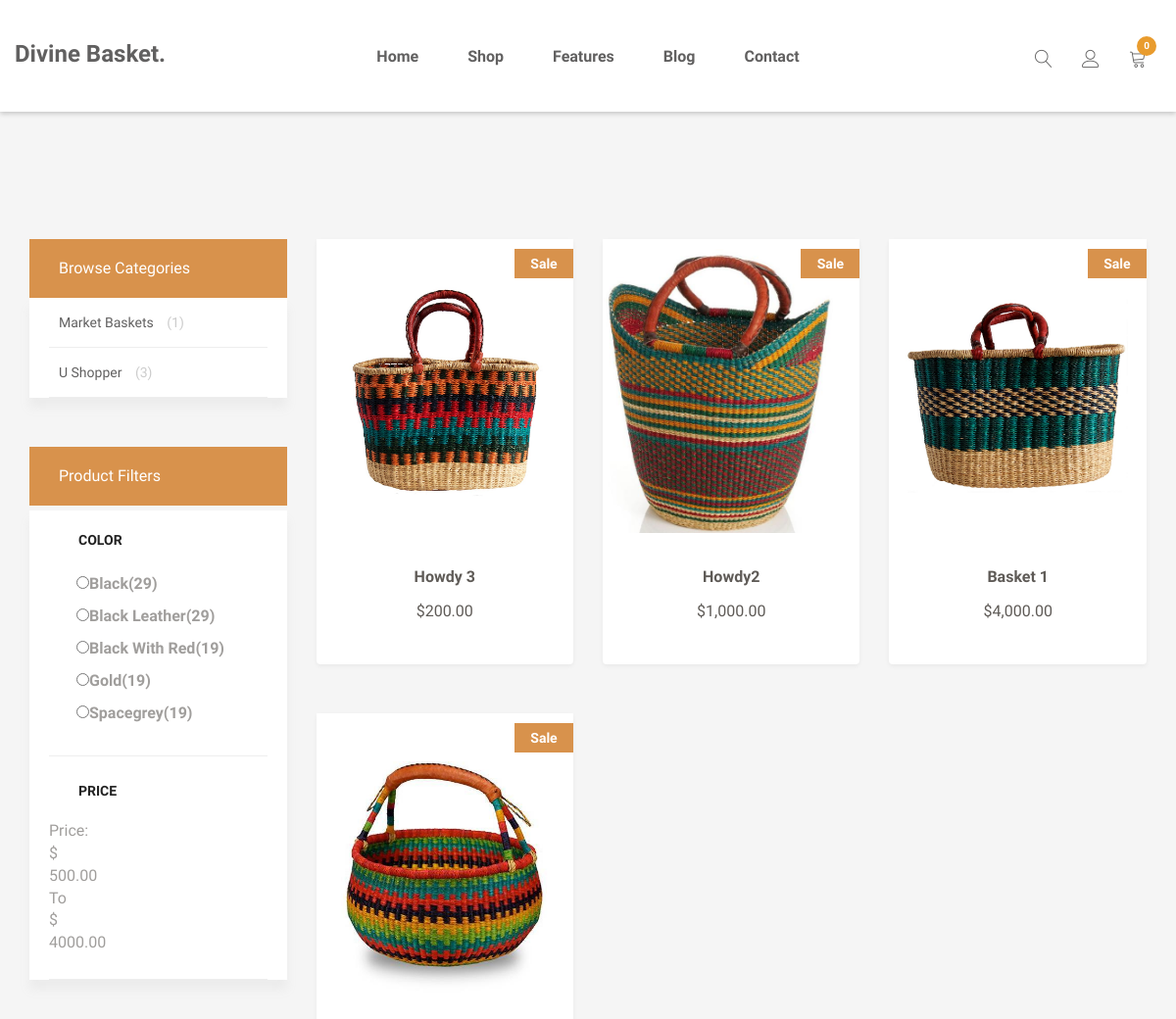
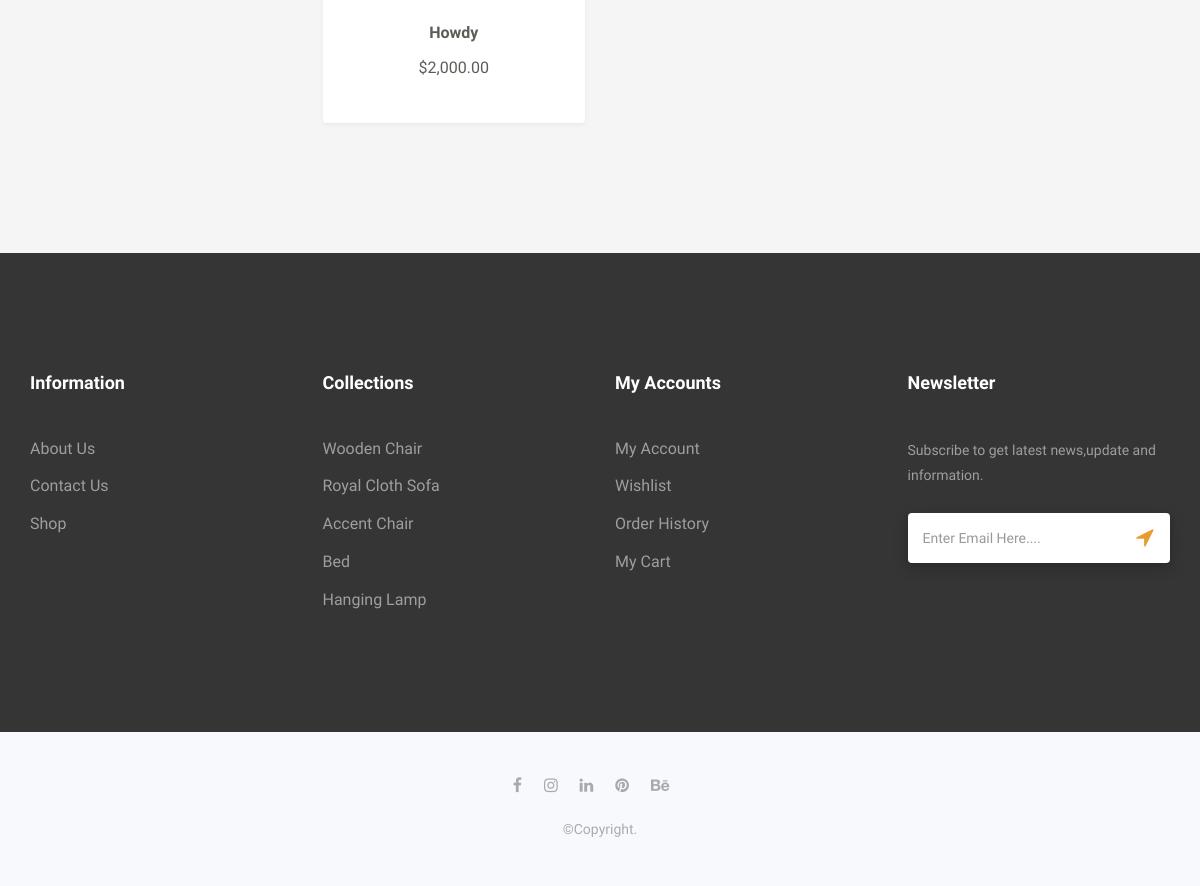
The app's page /shop/ with its own data (2 pictures, top to bottom).
### core/models.py (models this page shows, shortened)
class Category(models.Model):
    name = models.CharField(unique=True, max_length=200)
    created_at = models.DateTimeField(auto_now_add=True)
    slug = AutoSlugField(populate_from='name', unique_with='created_at__month', slugify=custom_slugify )
    def get_category_url(self):
        return reverse("core:category", kwargs={
            'slug': self.slug
        })

class Item(models.Model):
    title =  models.CharField(max_length=200)
    price = models.FloatField(null=True, blank=True)
    discount_price = models.FloatField(blank=True, null=True)
    category = models.ForeignKey(Category, on_delete=models.SET_NULL, null=True, blank=True, related_name='categories')
    description = models.TextField()
    image = models.ImageField(upload_to='item', null=True, blank=True)
    new = models.BooleanField(default=False)
    featured = models.BooleanField(default=False)
    created_at = models.DateTimeField(auto_now_add=True)
    slug = AutoSlugField(populate_from='title',unique_with='created_at__month',slugify=custom_slugify)
    class Meta:
        ordering = ['-id']
    @property
    def imageURL(self):
        try:
            url = self.image.url
        except:
            url = ''
        return url
    def get_absolute_url(self):
        return reverse("core:detail", kwargs={
            'slug': self.slug
        })

### core/views.py (the view)
# urls.py: path("shop/", views.shopPage.as_view(), name="shop"),
class shopPage(ListView):
    model = models.Item
    context_object_name = 'objects'
    template_name = 'shop.html'
    paginate_by = 30
    def get_context_data(self, **kwargs):
        kwargs['categories'] = models.Category.objects.all().annotate(num_cate=Count('categories', distinct=True))
        return super().get_context_data(**kwargs)

### core/templatetags/cart_template_tags.py (called while the page is built, shortened)
@register.filter
def cart_item_count(user):
    return 0

### templates/shop.html (shortened to what this page needs)
{% extends 'layout.html' %}
{% load humanize %}
{% load static %}
{% block content %}
<main class="new-arrivals-content">
  <div class="container">
    <div class="row">
      <div class="col-md-3">
        <div class="sidebar-categories">
        <div class="head">Browse Categories</div>
        <ul class="main-categories">
          {% for category in categories %}
          <li class="main-nav-list">
            <a href="{{ category.get_category_url }}">
              {{ category.name }}
              <span class="number">({{ category.num_cate }})</span>
            </a>
          </li>
          {% endfor %}
        </ul>
        </div>
        <div class="sidebar-filter mt-50">
        <div class="top-filter-head">Product Filters</div>
        <div class="main-categories">
        <div class="common-filter">
        <div class="head">Color</div>
        <form action="#">
        <ul>
        <li class="filter-list"><input class="pixel-radio" type="radio" id="black" name="color"><label for="black">Black<span>(29)</span></label></li>
        <li class="filter-list"><input class="pixel-radio" type="radio" id="balckleather" name="color"><label for="balckleather">Black
        Leather<span>(29)</span></label></li>
        <li class="filter-list"><input class="pixel-radio" type="radio" id="blackred" name="color"><label for="blackred">Black
        with red<span>(19)</span></label></li>
        <li class="filter-list"><input class="pixel-radio" type="radio" id="gold" name="color"><label for="gold">Gold<span>(19)</span></label></li>
        <li class="filter-list"><input class="pixel-radio" type="radio" id="spacegrey" name="color"><label for="spacegrey">Spacegrey<span>(19)</span></label></li>
        </ul>
        </form>
        </div>
        <div class="common-filter">
        <div class="head">Price</div>
        <div class="price-range-area">
        <div class="value-wrapper d-flex">
        <div class="price">Price:</div>
        <span>$</span>
        <div id="lower-value">500.00</div>
        <div class="to">to</div>
        <span>$</span>
        <div id="upper-value">4000.00</div>
        </div>
        </div>
        </div>
        </div>
        </div>
        </div>
      <div class="col-md-9">
              <div class="row">
                {% for ob in objects %}
                <div class="col-md-4 col-sm-6">
                  <div class="single-new-arrival">
                    <div class="single-new-arrival-bg">
                      <img src="{{ ob.imageURL }}" alt="new-arrivals images">
                      <div class="sale bg-1">
                        <p>sale</p>
                      </div>
                    </div>
                    <h4><a href="{{ ob.get_absolute_url }}"> {{ob.title}}</a></h4>
                    <p class="arrival-product-price">${{ob.price|floatformat:2|intcomma}}</p>
                  </div>
                </div>
                {% endfor %}
              </div>
      </div>
    </div>
  </div>
</main>
{% endblock content %}

### static/css/bootsnav.css (style rules this page uses)
body { -webkit-transition: all 0.3s ease-in-out; -moz-transition: all 0.3s ease-in-out; -o-transition: all 0.3s ease-in-out; -ms-transition: all 0.3s ease-in-out; transition: all 0.3s ease-in-out; }

### static/css/style.css (style rules this page uses)
* { padding: 0; margin: 0; -webkit-box-sizing:border-box; -moz-box-sizing:border-box; -o-box-sizing:border-box; -ms-box-sizing:border-box; box-sizing:border-box; font-family: 'Varela Round', sans-serif ; }
body { font-size:16px; color:#a09e9c; background: #f5f5f5 !important; text-transform: capitalize; max-width:1920px; margin:0 auto; overflow-x:hidden; }
a, a:hover, a:active, a:focus { display:inline-block; text-decoration:none; color: #616060; }
h1,h2,h3,h4,h5,h6 { margin: 0; color:#5f5b57; font-size: 18px; font-weight: 600; }
p { margin: 0; color:#a09e9c; font-size:16px; line-height: 1.8; }
img { border:none;max-width:100%; height:auto; }
ul { padding: 0; margin: 0 auto; list-style: none; }
ul li { list-style: none; }
select,input,textarea,button { box-shadow:none;outline:0!important; }
html,body { height: 100%; }
.new-arrivals-content { margin-top: 80px; }
.single-feature, .single-new-arrival { margin-bottom: 50px;text-align: center; box-sizing: border-box; box-shadow: 0 2px 5px 0 rgb(0 0 0 / 5%); background: #fff; border-radius: 4px; padding-bottom: 40px; }
.single-new-arrival-bg { position: relative; min-height: 310px; background: #fff; display: flex; align-items: center; justify-content:center; overflow:hidden; }
.single-new-arrival-bg img { width:auto; height:auto; -webkit-transition: .3s linear; -moz-transition: .3s linear; -ms-transition: .3s linear; -o-transition: .3s linear; transition: .3s linear; }
.sale { position: absolute; top: 10px; right: 0; width: 60px; height: 30px; line-height: 30px; text-align: center; }
.sale p { color: #fff;font-weight: 600;font-size:14px;line-height: 2.2; }
.sale.bg-1 { background: #d8924c; }
.single-new-arrival h4 a { color:#5f5b57; font-size:16px; font-weight:600; margin:26px 0 12px; }
.arrival-product-price { color:#5f5b57; font-size: 16px; font-weight: 400; }
main { padding: 40px 0 80px; }

### templates/shop.html (style rules this page uses)
.sidebar-filter .main-categories, .sidebar-categories .main-categories { padding: 0 20px; background: #fff; box-shadow: 0 10px 10px rgb(153 153 153 / 10%); }
.sidebar-categories .main-nav-list a { font-size: 14px; display: block; line-height: 50px; padding-left: 10px; border-bottom: 1px solid #eee; }
.sidebar-categories .main-nav-list a .number { color: #ccc; margin-left: 10px; }
.sidebar-filter { margin-top: 50px; }
.sidebar-categories .head , .sidebar-filter .top-filter-head { line-height: 60px; background: #d8924c; padding: 0 30px; font-size: 16px; font-weight: 400; color: #fff; }
.sidebar-filter .common-filter { border-bottom: 1px solid #eee; padding-bottom: 25px; }
.sidebar-filter .head { line-height: 60px; padding: 0 30px; font-size: 14px; font-weight: 700; color: #222; text-transform: uppercase; margin-top: 5px; }
.sidebar-filter .common-filter .filter-list { position: relative; padding-left: 28px; }
.filter-list { line-height: 30px; }
.pixel-radio { border-radius: 50%; top: 6px; }
.filter-list label { margin-bottom: 3px; cursor: pointer; }

### records on screen
Category: name "Market Baskets", num_cate "1"
Category: name "U Shopper", num_cate "3"
Item: imageURL (picture), title "Howdy 3", price "200.00"
Item: imageURL (picture), title "Howdy2", price "1,000.00"
Item: imageURL (picture), title "Basket 1", price "4,000.00"
Item: imageURL (picture), title "Howdy", price "2,000.00"

### other values on screen
{{ request.user|cart_item_count }} "0"
